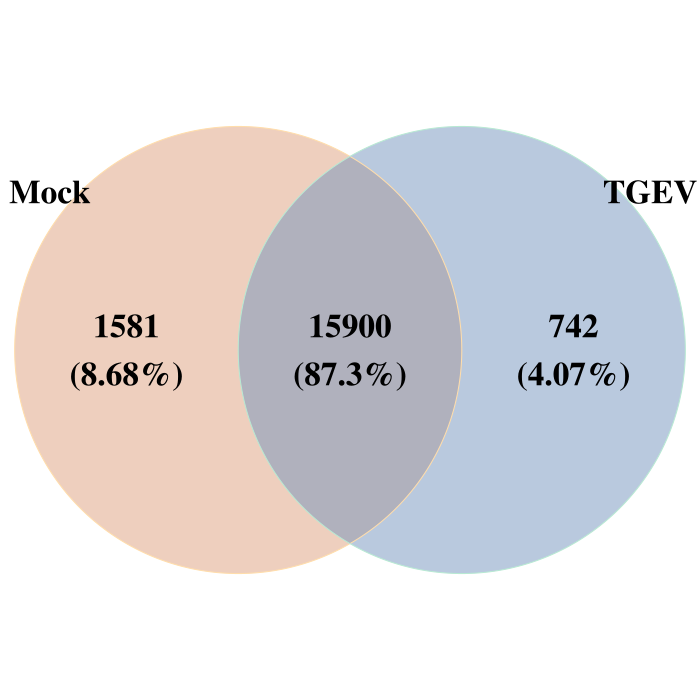

The script that saved this image:
setwd("C:/Users/you/Desktop/TGEV101")
tpm <- read.table("deseq2_Mock_VS_TGEV_TPM.txt",header = T,sep="\t")
mock <- tpm[,1:3]
tgev <- tpm[,4:6]
mock1 <- mock[which(rowSums(mock) > 0),]
tgev1 <- tgev[which(rowSums(tgev) > 0),]
library(VennDiagram)
a <- list(Mock=row.names(mock1),TGEV=row.names(tgev1))
venn <- venn.diagram(a,
             scaled=F,#按比例显示大小
             alpha = 0.5,#透明度
             lwd=1,lty=1,col=c('#ffddab','#b8e9d3'),#线条粗细形状颜色
             label.col="black",#数字颜色
             cex=2,fontface = "bold",#数字大小和加粗
             fill=c("#de9f7e","#7394bd"),#填充颜色
             category.names = c("Mock", "TGEV"),#组别命名
             cat.dist = 0.02,cat.pose = -180,#标签距离和角度
             cat.fontface = "bold",cat.col="black",cat.cex=2,#标签加粗颜色大小
             cat.default.pos = "outer",#标签位置
             print.mode = c("raw","percent"),#显示数据和百分比
             filename = NULL,
             resolution = 300)
pdf("Venn.pdf",width = 7,height = 7)             
grid.draw(venn)
dev.off()       
